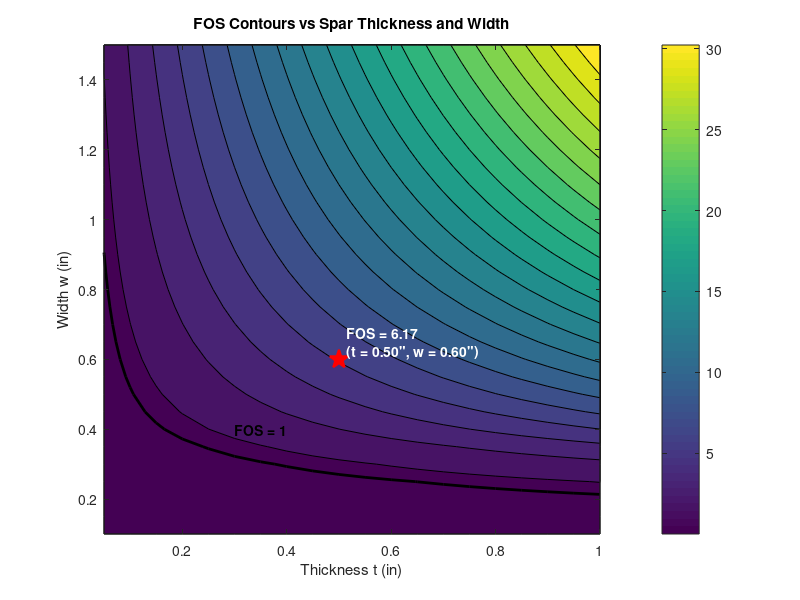

The MATLAB source for this figure: (Note: this script raises an error after producing the figure.)
%% Analysis for Airbrakes Structural Spars: Buckling Failure
% Group: SARP, University of Washington
clear all;
clc;
%% Geometry Parameters and Loads
D = 6; % diameter of rocket
L = 11.5; % Length of spar
t = 0.05:0.05:1.0; % Thickness of spar
w = 0.1:0.05:1.5; % Width of spar (radially)
[T, W] = meshgrid(t, w);
y0 = 3 - W./2; % offset of spar from center
A = T .* W; % Finding the Area of the cross section
Ix = (1/12).*T.*W.^3 + A.*y0.^2; % Calcuating moment of inertia of the beam relative to rocket axis
MaxMoment = 4276; % Expected Aerodynamic Bending Load (lbf-in)
MaxStress = (MaxMoment .* y0) ./ Ix;
MaxLoad   = MaxStress .* A; % On Spar
%% Buckling critical load
E = 10e6; % Elasticity Modulus (6061-T6) (psi)
yield = 40000; % Tensile Yield Strength (6061-T6) (psi)
K = 0.65; % effective length factor
Le = K * L; % effective length
I = (1/12).*T.*W.^3; % Calcuating moment of inertia of the beam
r = sqrt(I ./ A); % radius of gyration
S = Le ./ r; % slenderness ratio
Scomp = sqrt(2*pi^2*E/yield); % Determination of whether or not to use Euler's Buckling Theorem or Johnson's Formula (Calculating the Slenderness)
% Element-wise selection: use Euler where S > Scomp, Johnson otherwise
useEuler = S > Scomp;
F = nan(size(S));
F(useEuler)  = pi^2 * E .* I(useEuler) ./ Le.^2;                                       % Euler's Buckling theorem
F(~useEuler) = A(~useEuler) .* (yield - ((yield .* Le)./(2*pi.*r(~useEuler))).^2 .* (1/E)); % Johnson's Formula
FOS = F ./ MaxLoad; % Calculating the Factor of Safety
%% Plot
figure
contourf(T, W, FOS, 20)
colorbar
xlabel('Thickness t (in)')
ylabel('Width w (in)')
title('FOS Contours vs Spar Thickness and Width')
% Highlights FOS = 1 boundary
hold on
contour(T, W, FOS, [1 1], 'k', 'LineWidth', 2)
text(0.3,0.4,'FOS = 1','Color','k','FontWeight','bold')
% Mark FOS at the design point: t = 0.5", w = 0.6"
t_mark = 0.5;
w_mark = 0.6;
FOS_mark = interp2(T, W, FOS, t_mark, w_mark);   % FOS at the chosen geometry
plot(t_mark, w_mark, 'rp', 'MarkerSize', 14, ...
    'MarkerFaceColor', 'r', 'LineWidth', 1.5)
text(t_mark, w_mark, ...
    sprintf('  FOS = %.2f\n  (t = %.2f", w = %.2f")', FOS_mark, t_mark, w_mark), ...
    'Color', 'w', 'FontWeight', 'bold', ...
    'VerticalAlignment', 'bottom')
hold off
%% Console summary at the design point
fprintf('--- Design point (t = %.2f", w = %.2f") ---\n', t_mark, w_mark);
fprintf('Max applied load   : %.2f lbf\n', interp2(T, W, MaxLoad, t_mark, w_mark));
fprintf('Buckling capacity  : %.2f lbf\n', interp2(T, W, F,        t_mark, w_mark));
fprintf('Factor of Safety   : %.2f\n',     FOS_mark);
%% Export data for sheets
Tcol = T(:);
Wcol = W(:);
FOScol = FOS(:);
MaxLoadCol = MaxLoad(:);
BucklingLoadCol = F(:);
DataTable = table(Tcol, Wcol, FOScol, MaxLoadCol, BucklingLoadCol, ...
    'VariableNames', {'Thickness_in','Width_in','FOS','MaxLoad_lbf','BucklingLoad_lbf'});
writetable(DataTable, 'spar_FOS_results.csv');
